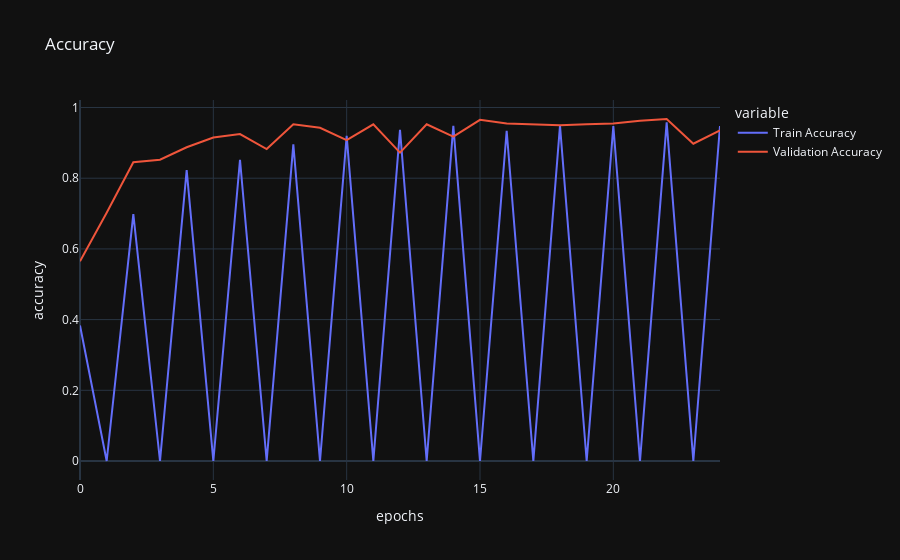

Notebook code cell kept with this figure:
### Code cell
iplot(px.line(data_frame=vals,
              y = ["Train Accuracy","Validation Accuracy"],
              labels={"index":"epochs","value":"accuracy"},
              title = "Accuracy",
              template="plotly_dark"))

### Figure 1 — Plotly figure (JSON) as saved in the notebook; plotly's stock layout.template omitted (floating-point values rounded to 4 significant figures)
{"data": [{"hovertemplate": "variable=Train Accuracy<br>epochs=%{x}<br>accuracy=%{y}<extra></extra>", "legendgroup": "Train Accuracy", "line": {"color": "#636efa", "dash": "solid"}, "marker": {"symbol": "circle"}, "mode": "lines", "name": "Train Accuracy", "orientation": "v", "showlegend": true, "type": "scatter", "x": [0, 1, 2, 3, 4, 5, 6, 7, 8, 9, 10, 11, 12, 13, 14, 15, 16, 17, 18, 19, 20, 21, 22, 23, 24], "xaxis": "x", "y": [0.3834, 0, 0.6981, 0, 0.8228, 0, 0.8522, 0, 0.8956, 0, 0.9197, 0, 0.9366, 0, 0.9481, 0, 0.9344, 0, 0.9488, 0, 0.9472, 0, 0.9578, 0, 0.9478], "yaxis": "y"}, {"hovertemplate": "variable=Validation Accuracy<br>epochs=%{x}<br>accuracy=%{y}<extra></extra>", "legendgroup": "Validation Accuracy", "line": {"color": "#EF553B", "dash": "solid"}, "marker": {"symbol": "circle"}, "mode": "lines", "name": "Validation Accuracy", "orientation": "v", "showlegend": true, "type": "scatter", "x": [0, 1, 2, 3, 4, 5, 6, 7, 8, 9, 10, 11, 12, 13, 14, 15, 16, 17, 18, 19, 20, 21, 22, 23, 24], "xaxis": "x", "y": [0.565, 0.7025, 0.845, 0.8525, 0.8875, 0.915, 0.925, 0.8825, 0.9525, 0.9425, 0.9075, 0.9525, 0.8725, 0.9525, 0.9175, 0.965, 0.955, 0.9525, 0.95, 0.9525, 0.955, 0.9625, 0.9675, 0.8975, 0.935], "yaxis": "y"}], "layout": {"legend": {"title": {"text": "variable"}, "tracegroupgap": 0}, "title": {"text": "Accuracy"}, "xaxis": {"anchor": "y", "domain": [0, 1], "title": {"text": "epochs"}}, "yaxis": {"anchor": "x", "domain": [0, 1], "title": {"text": "accuracy"}}}}
